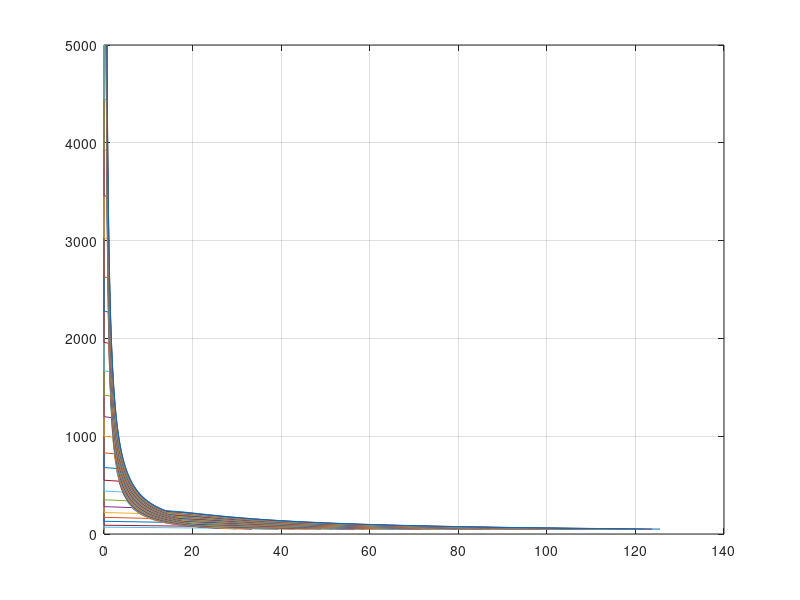

The MATLAB script that drew this image:
A1 = 7.28166;   %for carbon disulphide
B1 = 1446.937;
C1 = 227.6;
R = 8.314;
Tc = 588;
Pc = 600;
P = 0;
v = 0;
w = -2.24;
Q = 0;

i=0;
sigma = 1+sqrt(2);
epsilon = 1-sqrt(2);
alpha = 0;
a = 0.45724*R^2*Tc^2/Pc;
b = 0.0778*R*Tc/Pc;
for T=100:10:800
    Psat = 10^(A1-B1/(T-273.15+C1));
    Psat = Psat*0.133322;
    P = Psat;
    while Q<=0.0001
    %w = -1-log10(P/Pc);
    
    
    
    alpha = (1+(0.37464+1.54226*w-0.26992*w^2)*(1-(T/Tc)^0.5))^2;
    A = alpha*a*P/(R^2*T^2);
    B = b*P/(R^2*T^2);
    k1 = 1;
    k2 = B-1;
    k3 = A-2*B-3*B^2;
    k4 = B^3+B^2-A*B;
    k = [k1 k2 k3 k4];
    Z = roots(k);
    Zliq = min(Z);
    Zvap = max(Z);
    vliq = min(Z)*R*T/P;
    vvap = max(Z)*R*T/P;
    rholiq = 1/vliq;
    rhovap = 1/vvap;
    LHS = -log(1-rholiq*b)-(a*alpha/(2*sqrt(2)*b*R*T))*log((1+sigma*rholiq*b)/(1+epsilon*rholiq*b))+Zliq-1-log(Zliq);
    RHS = -log(1-rhovap*b)-(a*alpha/(2*sqrt(2)*b*R*T))*log((1+sigma*rhovap*b)/(1+epsilon*rhovap*b))+Zvap-1-log(Zvap);
    Q = abs(LHS-RHS);
    
    P = P-0.01;
    
    
    end 
        
    
    
    
    
    j=1;
    for P=50:10:5000
        pressure(j) = P;
    A = alpha*a*P/(R^2*T^2);
    B = b*P/(R^2*T^2);
    k1 = 1;
    k2 = B-1;
    k3 = A-2*B-3*B^2;
    k4 = B^3+B^2-A*B;
    k = [k1 k2 k3 k4];
    Z = roots(k);
    Zliq = min(Z);
    Zvap = max(Z);
    vliq = min(Z)*R*T/P;
    vvap = max(Z)*R*T/P;
    if P < Psat
            v = vvap;
        else 
            v = vliq;            
        end
        volume(j) = v;
    
    j = j+1;
    end
    plot(volume,pressure);
    grid on;
    hold on;
    
end
